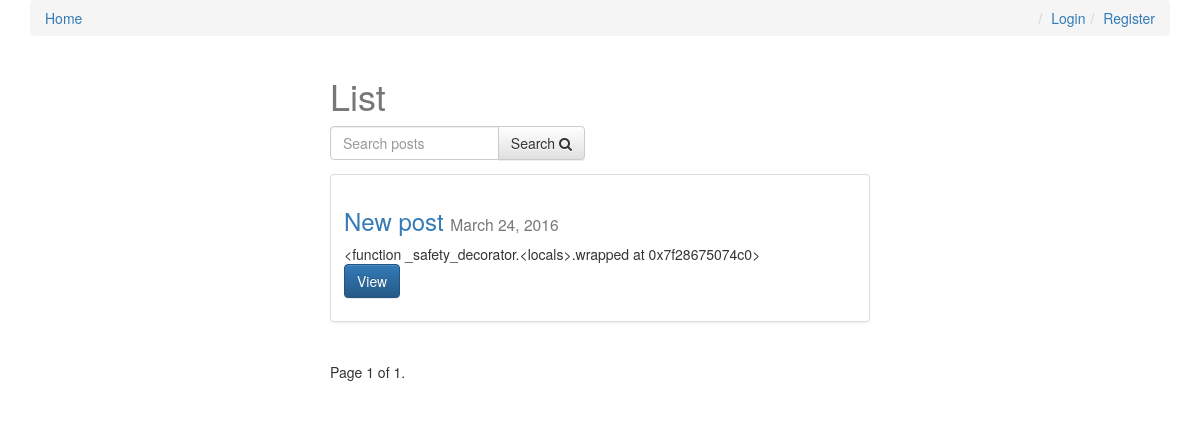
The page / on the database its author committed.
### posts/models.py (models this page shows, shortened)
class Post(models.Model):
    user = models.ForeignKey(settings.AUTH_USER_MODEL, default=1)
    title = models.CharField(max_length=120)
    slug = models.SlugField(unique=True)
    image = models.ImageField(upload_to=upload_location,
            null=True,
            blank=True,
            width_field="width_field",
            height_field="height_field")
    height_field = models.IntegerField(default=0)
    width_field = models.IntegerField(default=0)
    content = models.TextField()
    draft = models.BooleanField(default=False)
    publish = models.DateField(auto_now=False, auto_now_add=False)
    read_time =  models.IntegerField(default=0) # models.TimeField(null=True, blank=True) #assume minutes
    updated = models.DateTimeField(auto_now=True, auto_now_add=False)
    timestamp = models.DateTimeField(auto_now=False, auto_now_add=True)
    objects = PostManager()
    def get_absolute_url(self):
        return reverse("posts:detail", kwargs={"slug": self.slug})
    class Meta:
        ordering = ["-timestamp", "-updated"]
    def get_markdown(self):
        content = self.content
        markdown_text = markdown(content)
        return mark_safe(markdown_text)

### posts/views.py (the view, shortened to what this page needs)
# urls.py: url(r'^$', post_list, name='list'),
def post_list(request):
	today = timezone.now().date()
	queryset_list = Post.objects.active() #.order_by("-timestamp")
	if request.user.is_staff or request.user.is_superuser:
		queryset_list = Post.objects.all()
	query = request.GET.get("q")
	paginator = Paginator(queryset_list, 8) # Show 25 contacts per page
	page_request_var = "page"
	page = request.GET.get(page_request_var)
	try:
		queryset = paginator.page(page)
	except PageNotAnInteger:
		queryset = paginator.page(1)
	except EmptyPage:
		queryset = paginator.page(paginator.num_pages)
	context = {
		"object_list": queryset,
		"title": "List",
		"page_request_var": page_request_var,
		"today": today,
	}
	return render(request, "post_list.html", context)

### posts/models.py (called while the page is built)
    def active(self, *args, **kwargs):
        return super(PostManager, self).filter(draft=False).filter(publish__lte=timezone.now())

### templates/post_list.html (shortened to what this page needs)
{% extends "base.html" %}
{% block content %}
<div class='col-sm-6 col-sm-offset-3'>
    <h1>{{ title }}</h1>
<form method='GET' action='' class='row'>
        <div class='col-sm-6'>
            <div class='input-group'>
                <input class='form-control' type='text' name='q' placeholder='Search posts' value='{{ request.GET.q }}'/>
                <span class='input-group-btn'>
                    <button class='btn btn-default' type='submit'>Search <i class="fa fa-search"></i></button>
                </span>
            </div>
        </div>
</form>
{% for obj in object_list %}
<div class="row">
  <div class="col-sm-12">
    <div class="thumbnail">
      <div class="caption post-detail-item">
        <h3><a href='{{ obj.get_absolute_url }}'>{{ obj.title }}</a> <small>{{ obj.publish }}</small></h3>
        {{ obj.get_markdown|truncatechars_html:120 }}
        <p><a href="{{ obj.get_absolute_url }}" class="btn btn-primary" role="button">View</a></p>
      </div>
    </div>
  </div>
</div>
{% endfor %}
<div class="pagination">
    <span class="step-links">
        <span class="current">
            Page {{ object_list.number }} of {{ object_list.paginator.num_pages }}.
        </span>
    </span>
</div>
</div>
{% endblock content %}

### static/css/base.css (style rules this page uses)
h1 { color: #777777; }

### rows shown on the page
Post: title "New post", publish "March 24, 2016", get_markdown "<function _safety_decorator.<locals>.wrapped at 0x7f28675074c0>"

### other values the page prints
{{ title }} "List"
{{ object_list.number }} "1"
{{ object_list.paginator.num_pages }} "1"
